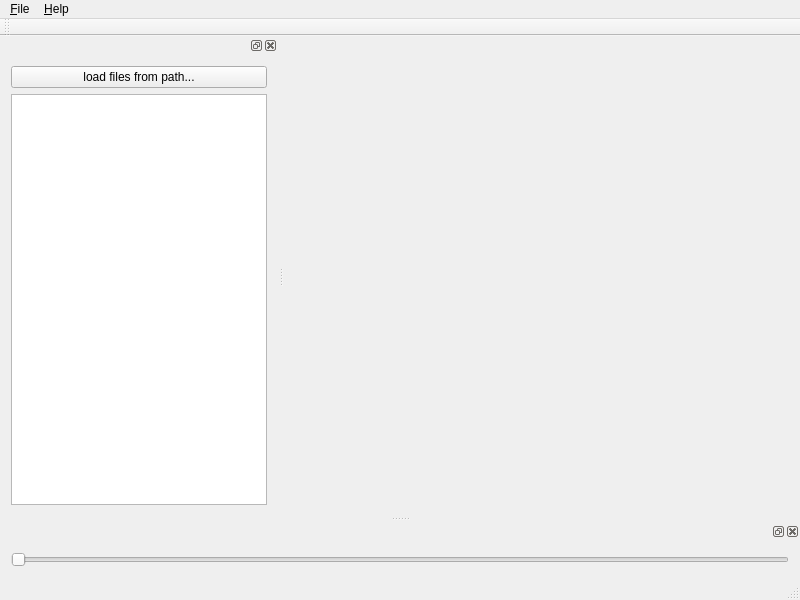
<?xml version="1.0" encoding="UTF-8"?>
<ui version="4.0">
 <class>MainWindow</class>
 <widget class="QMainWindow" name="MainWindow">
  <property name="geometry">
   <rect>
    <x>0</x>
    <y>0</y>
    <width>800</width>
    <height>600</height>
   </rect>
  </property>
  <property name="windowTitle">
   <string>Volume Renderer</string>
  </property>
  <widget class="QWidget" name="centralWidget">
   <layout class="QHBoxLayout" name="horizontalLayout">
    <item>
     <layout class="QVBoxLayout" name="verticalLayout"/>
    </item>
   </layout>
  </widget>
  <widget class="QMenuBar" name="menuBar">
   <property name="geometry">
    <rect>
     <x>0</x>
     <y>0</y>
     <width>800</width>
     <height>26</height>
    </rect>
   </property>
   <widget class="QMenu" name="menuFile">
    <property name="title">
     <string>&amp;File</string>
    </property>
    <addaction name="actionOpen_volume"/>
    <addaction name="actionLoad_transfer_function"/>
    <addaction name="actionExit"/>
   </widget>
   <widget class="QMenu" name="menuHelp">
    <property name="title">
     <string>&amp;Help</string>
    </property>
    <addaction name="actionAbout"/>
   </widget>
   <addaction name="menuFile"/>
   <addaction name="menuHelp"/>
  </widget>
  <widget class="QToolBar" name="mainToolBar">
   <attribute name="toolBarArea">
    <enum>TopToolBarArea</enum>
   </attribute>
   <attribute name="toolBarBreak">
    <bool>false</bool>
   </attribute>
  </widget>
  <widget class="QStatusBar" name="statusBar"/>
  <widget class="QDockWidget" name="dockWidget">
   <attribute name="dockWidgetArea">
    <number>1</number>
   </attribute>
   <widget class="QWidget" name="dockWidgetContents">
    <layout class="QVBoxLayout" name="verticalLayout_2">
     <item>
      <widget class="QPushButton" name="pushButton">
       <property name="text">
        <string>load files from path...</string>
       </property>
      </widget>
     </item>
     <item>
      <widget class="QListView" name="listView"/>
     </item>
    </layout>
   </widget>
  </widget>
  <widget class="QDockWidget" name="dockWidget_2">
   <attribute name="dockWidgetArea">
    <number>8</number>
   </attribute>
   <widget class="QWidget" name="dockWidgetContents_2">
    <layout class="QHBoxLayout" name="horizontalLayout_2">
     <item>
      <widget class="QSlider" name="horizontalSlider">
       <property name="orientation">
        <enum>Qt::Horizontal</enum>
       </property>
      </widget>
     </item>
    </layout>
   </widget>
  </widget>
  <action name="actionOpen_volume">
   <property name="text">
    <string>&amp;Open volume</string>
   </property>
  </action>
  <action name="actionExit">
   <property name="text">
    <string>&amp;Exit</string>
   </property>
  </action>
  <action name="actionAbout">
   <property name="text">
    <string>&amp;About</string>
   </property>
  </action>
  <action name="actionLoad_transfer_function">
   <property name="text">
    <string>&amp;Load transfer function</string>
   </property>
  </action>
  <action name="actionOpen_path">
   <property name="text">
    <string>Open &amp;path</string>
   </property>
  </action>
 </widget>
 <layoutdefault spacing="6" margin="11"/>
 <resources/>
 <connections/>
</ui>
